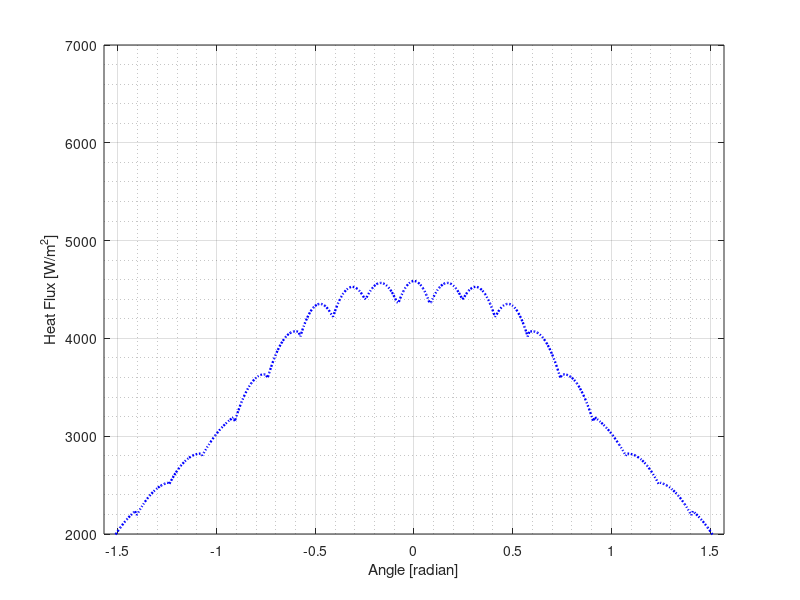
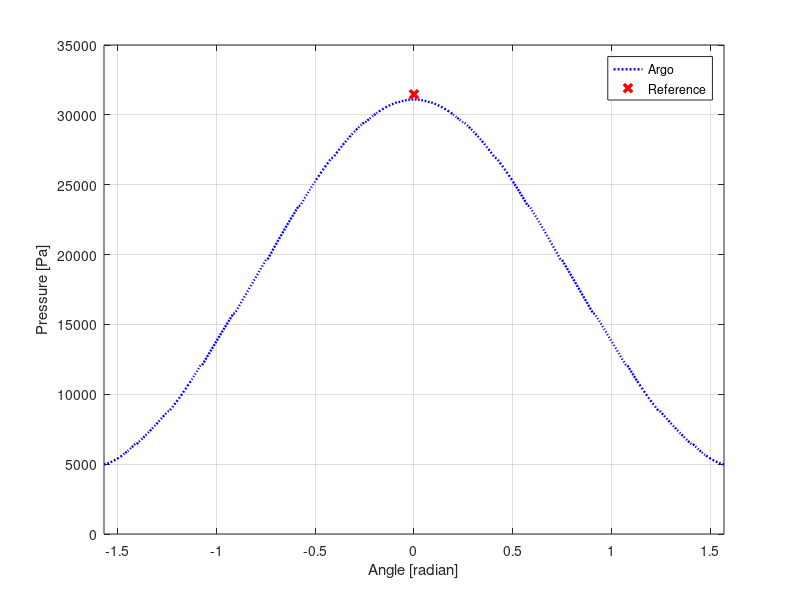

Source code (MATLAB) for these figures, in order: (Note: this script raises an error after producing the figures.)
%Matlab script
clf
%_________________________________________
% Plot the Density at the wall
D=importdata('TestHeatFlux_Wall.dat');
x_d = D.data(:,1);
angle = linspace(-pi/2,pi/2,length(x_d));
qx = D.data(:,4);
qy = D.data(:,5);


q =sqrt( qx.*qx + qy.*qy);
figure(1)
%subplot(2,2,1)
plot(angle,q,'b:','LineWidth',1.7)
grid on
grid minor
ylabel('Heat Flux [W/m^2]')
xlabel('Angle [radian]')
xlim([-pi/2 pi/2])
ylim([2000 7000])
% %_________________________________________
% % Plot the Velocity at the wall
% D=importdata('Velocity_Wall.dat');
% x_v = D.data(:,1);
% angle = linspace(-pi/2,pi/2,length(x_v));
% V = D.data(:,4);
% 
% subplot(2,2,2)
% plot(angle,abs(V),'b:','LineWidth',1.7)
% grid on
% grid minor
% ylabel('Absolute Velocity [m/s]')
% xlabel('Angle [radian]')
% xlim([-pi/2 pi/2])
% %_________________________________________
% Plot the Pressure at the wall
figure(2)
P=importdata('TotalPressure_Wall.dat');
x_p = P.data(:,1);
angle = linspace(-pi/2,pi/2,length(x_p));
p = P.data(:,4);

plot(angle,p,'b:','LineWidth',1.7)
hold on 
plot(0,31472,'xr','LineWidth',2.5)
grid on
ylabel('Pressure [Pa]')
xlabel('Angle [radian]')
xlim([-pi/2 pi/2])
legend('Argo','Reference')

% %_________________________________________
% % Plot the Temperature at the wall
% D=importdata('Temperature_Wall.dat');
% x_T = D.data(:,1);
% angle = linspace(-pi/2,pi/2,length(x_T));
% T = D.data(:,4);
% 
% subplot(2,2,4)
% plot(angle,T,'b:','LineWidth',1.7)
% grid on
% grid minor
% ylabel('Temperature [K]')
% xlabel('Angle [radian]')
% xlim([-pi/2 pi/2])
% 
% 
% 
% %%%%%%%%%%%%%%%%%%%%%%%%%%%%%%%%%%%%%%%%%%
% % R E S I D U A L 
% 
R=importdata('residual.dat'); %iteration/ wall time/ residual norm / cfl
x_r = R.data(:,1);
r = R.data(:,3);
cfl = R.data(:,4);

fig = figure(3);
left_color = [0 0 0];
right_color = [0 0 0];
set(fig,'defaultAxesColorOrder',[left_color; right_color]);


yyaxis left
semilogy(x_r,r,'b-','LineWidth',1.5)

%ylim([0 10^(10)]) 
ylabel('Residual Norm L_2 (log_1_0 scale) ')
xlabel('Iteration')

yyaxis right
semilogy(x_r, cfl,'r--','LineWidth',1.7)
%ylim([0 10^(5)])
ylabel('CFL')
grid on
grid minor
legend('Norm L² residual','CFL')

